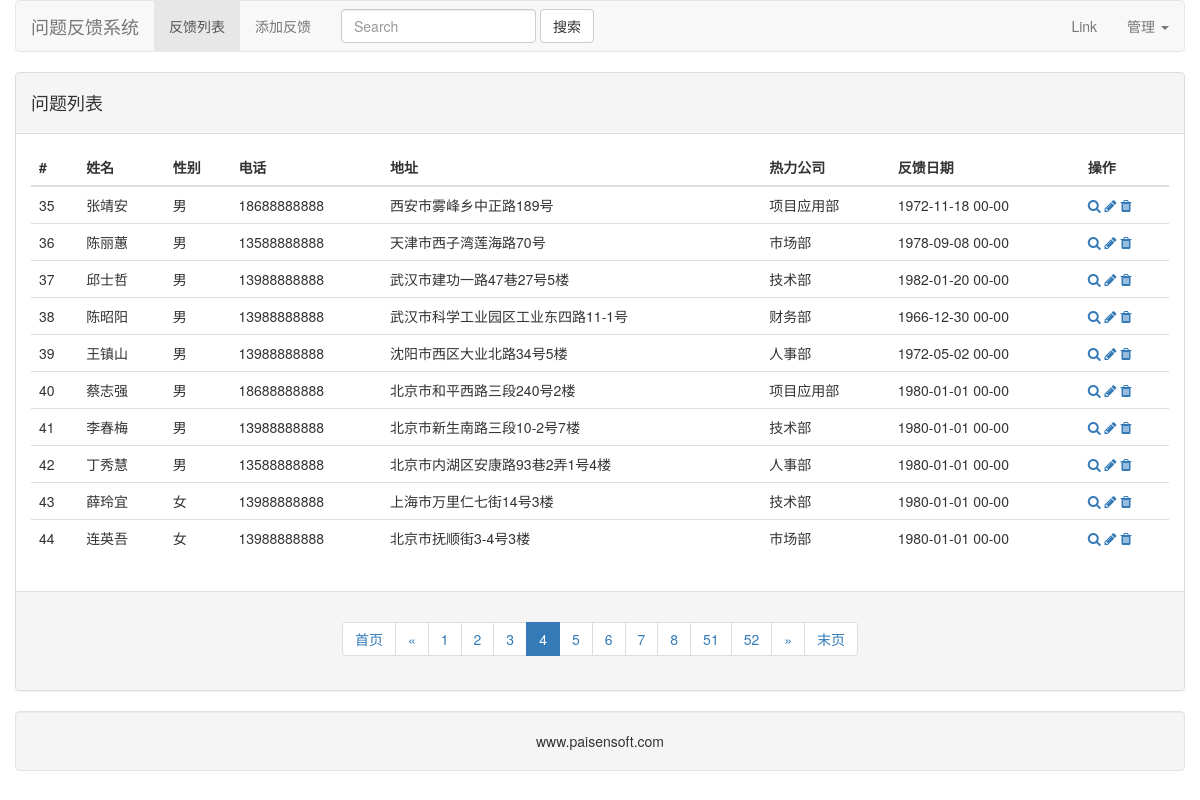
Screenshot of /admin/list/4/ with the database file from the repository.
### feedback/models.py (models this page shows, shortened)
class Employee(db.Model):
    __tablename__ = 'employee'
    id = db.Column(db.Integer, primary_key=True)
    name = db.Column(db.String)
    gender = db.Column(db.String)
    mobile = db.Column(db.String)
    address = db.Column(db.String)
    text = db.Column(db.Text)
    c_time = db.Column(db.DateTime)
    departmentid = db.Column(db.Integer, db.ForeignKey('department.id'))
    department = db.relationship('Department', backref=db.backref('employees', lazy='dynamic'))

class Department(db.Model):
    __tablename__ = 'department'
    id = db.Column(db.Integer, primary_key=True)
    name = db.Column(db.String)

### feedback/views.py (the view, shortened to what this page needs)
class FeedbackList(MethodView):
    def get(self,page=1):
        form = Employee.query.paginate(page,per_page=10)
        return render_template('feedback_list.html',form=form)

### templates/feedback_list.html
{% extends 'base.html' %}
{% import 'helper.html' as helper %}
{% block main_context %}
    <div class="row">
    <div class="panel panel-default">
    <div class="panel-heading">
        <h4>问题列表</h4>
    </div>
        <div class="panel-body">
            <table class="table table-hover">
                <thead>
                <tr>
                    <th>#</th>
                    <th>姓名</th>
                    <th>性别</th>
                    <th>电话</th>
                    <th>地址</th>
                    <th>热力公司</th>
                    <th>反馈日期</th>
                    <th>操作</th>
                </tr>
                </thead>
                <tbody>
                {% for emp in form.items %}
                <tr>
                    <td>{{ emp.id }}</td>
                    <td>{{ emp.name }}</td>
                    <td>{{ emp.gender }}</td>
                    <td>{{ emp.mobile }}</td>
                    <td>{{ emp.address }}</td>
                    <td>{{ emp.department.name }}</td>
                    <td>{{ emp.c_time.strftime('%Y-%m-%d %H-%M') }}</td>
                    <td>
                        <a href=""><i class="fa fa-search"></i></a>
                        <a href="{{ url_for('admin.edit',id=emp.id) }}"><i class="fa fa-pencil"></i></a>
                        <a href="{{ url_for('admin.del',id=emp.id) }}"><i class="fa fa-trash"></i></a>
                    </td>
                </tr>
                {% endfor %}
                </tbody>
            </table>
        </div>
    <div class="panel-footer">
        {{ helper.render_paginate(form,'admin.emplist') }}
    </div>
    </div>
    </div>
{% endblock %}

### rows the page displays
Employee: id "35", name "张靖安", gender "男", mobile "18688888888", address "西安市雾峰乡中正路189号", department.name "项目应用部", c_time "1972-11-18 00-00"
Employee: id "36", name "陈丽蕙", gender "男", mobile "13588888888", address "天津市西子湾莲海路70号", department.name "市场部", c_time "1978-09-08 00-00"
Employee: id "37", name "邱士哲", gender "男", mobile "13988888888", address "武汉市建功一路47巷27号5楼", department.name "技术部", c_time "1982-01-20 00-00"
Employee: id "38", name "陈昭阳", gender "男", mobile "13988888888", address "武汉市科学工业园区工业东四路11-1号", department.name "财务部", c_time "1966-12-30 00-00"
Employee: id "39", name "王镇山", gender "男", mobile "13988888888", address "沈阳市西区大业北路34号5楼", department.name "人事部", c_time "1972-05-02 00-00"
Employee: id "40", name "蔡志强", gender "男", mobile "18688888888", address "北京市和平西路三段240号2楼", department.name "项目应用部", c_time "1980-01-01 00-00"
Employee: id "41", name "李春梅", gender "男", mobile "13988888888", address "北京市新生南路三段10-2号7楼", department.name "技术部", c_time "1980-01-01 00-00"
Employee: id "42", name "丁秀慧", gender "男", mobile "13588888888", address "北京市内湖区安康路93巷2弄1号4楼", department.name "人事部", c_time "1980-01-01 00-00"
Employee: id "43", name "薛玲宜", gender "女", mobile "13988888888", address "上海市万里仁七街14号3楼", department.name "技术部", c_time "1980-01-01 00-00"
Employee: id "44", name "连英吾", gender "女", mobile "13988888888", address "北京市抚顺街3-4号3楼", department.name "市场部", c_time "1980-01-01 00-00"

### other values shown
{{ page }} "1" "2" "3" "5" "6" "7" "8" "51" "52"
{{ page }} "4"
